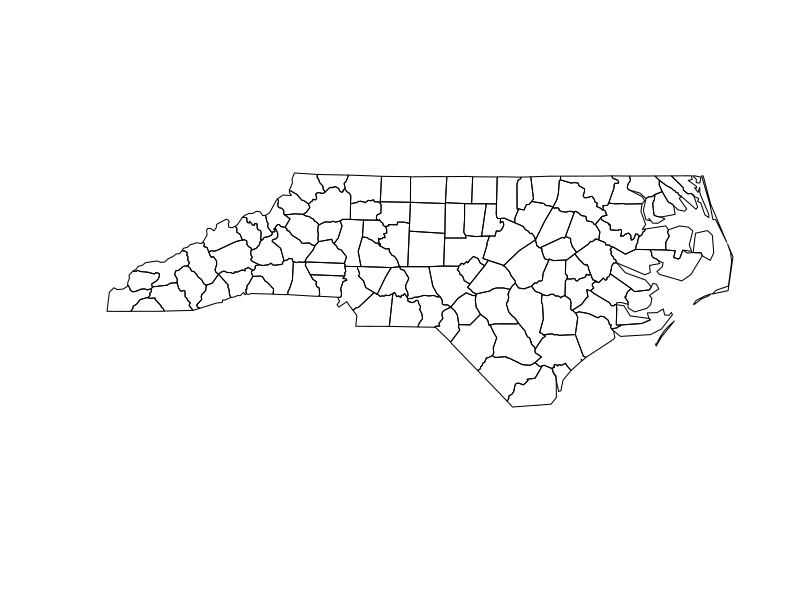
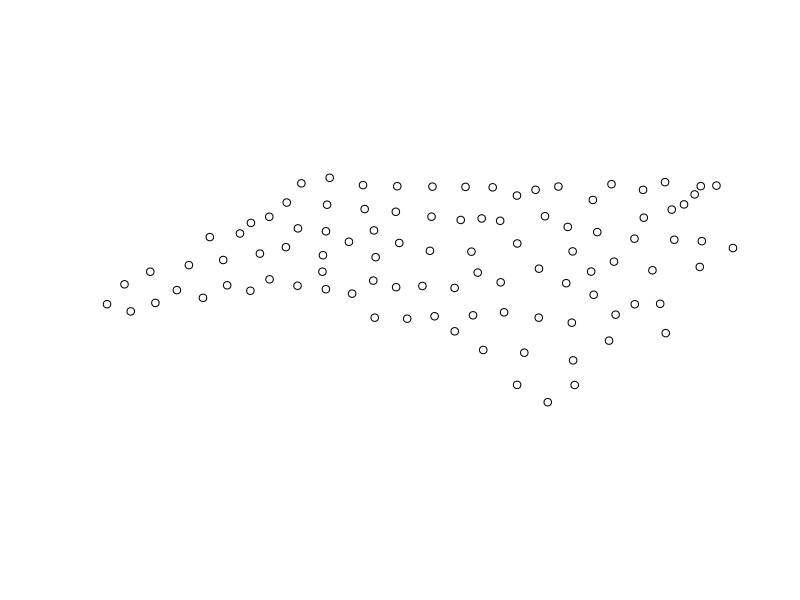

These figures' R source, in order:
## ---- chunk 1
knitr::opts_chunk$set(fig.height = 4.5)
knitr::opts_chunk$set(fig.width = 6)
knitr::opts_chunk$set(collapse = TRUE)
## ---- chunk 2
library(sf)
demo(nc, ask = FALSE, echo = FALSE)
nc$geom2 = st_centroid(st_geometry(nc))
print(nc, n = 2)
## ---- chunk 3
plot(st_geometry(nc))
st_geometry(nc) <- "geom2"
plot(st_geometry(nc))
